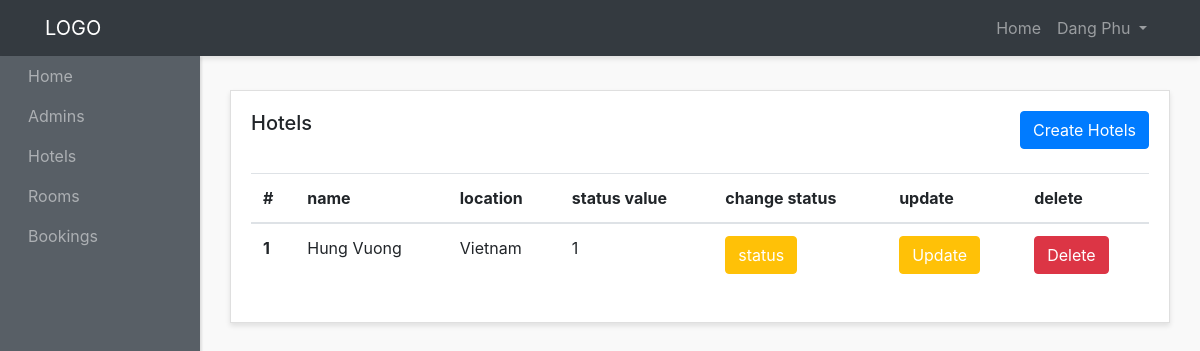
Before: /admin-panel/hotels-admins/show-hotels.php (signed in) with the older database file.
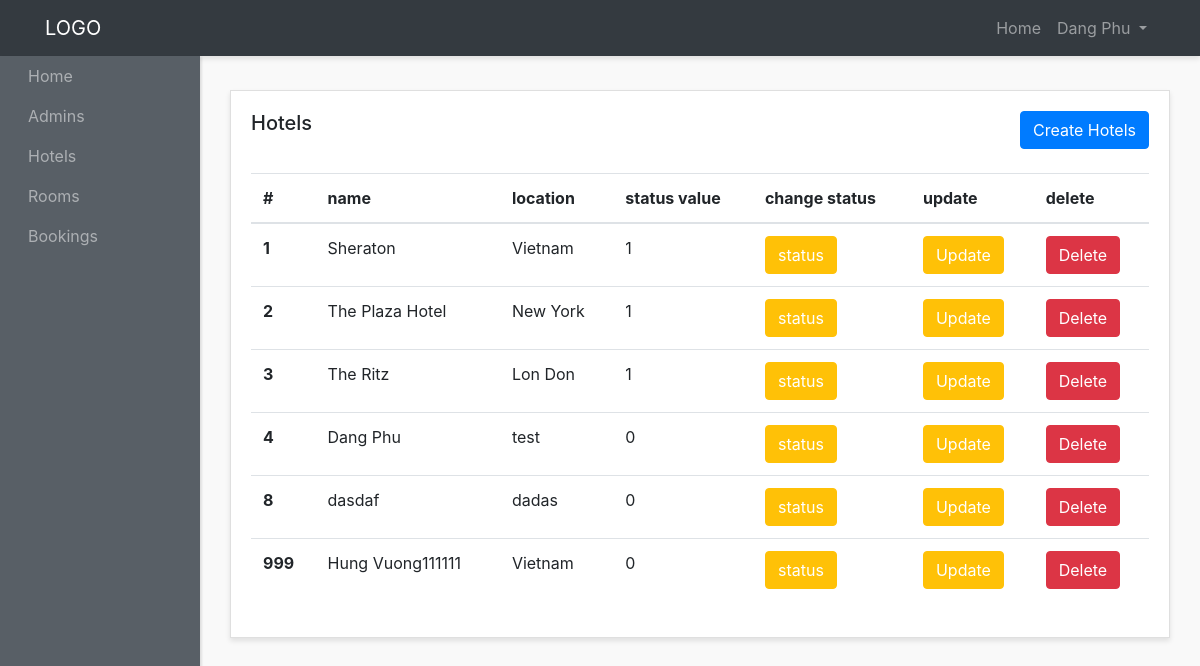
After: the same page with the newer database file.
### tables this page shows
CREATE TABLE `hotels` (
  `id` int(11) NOT NULL,
  `name` varchar(200) NOT NULL,
  `image` varchar(200) NOT NULL,
  `description` text NOT NULL,
  `location` varchar(200) NOT NULL,
  `status` int(11) NOT NULL DEFAULT 1,
  `created_at` timestamp NOT NULL DEFAULT current_timestamp()
);

### admin-panel/hotels-admins/show-hotels.php (the view, shortened to what this page needs)
<?php require "../layouts/header.php" ; ?>
<?php require "../../config/config.php" ; ?>
<?php
  $hotels = $conn->query("SELECT * FROM hotels");
  $hotels->execute();
  $allHotels = $hotels->fetchAll(PDO::FETCH_OBJ);
?>
          <div class="row">
        <div class="col">
          <div class="card">
            <div class="card-body">
              <h5 class="card-title mb-4 d-inline">Hotels</h5>
             <a  href="create-hotels.php" class="btn btn-primary mb-4 text-center float-right">Create Hotels</a>
              <table class="table">
                <thead>
                  <tr>
                    <th scope="col">#</th>
                    <th scope="col">name</th>
                    <th scope="col">location</th>
                    <th scope="col">status value</th>
                    <th scope="col">change status</th>
                    <th scope="col">update</th>
                    <th scope="col">delete</th>
                  </tr>
                </thead>
                <tbody>
                  <?php foreach ( $allHotels as $hotel ) : ?>
                  <tr>
                    <th scope="row"><?php echo $hotel->id; ?></th>
                    <td><?php echo $hotel->name; ?></td>
                    <td><?php echo $hotel->location; ?></td>
                    <td><?php echo $hotel->status; ?></td>
                    <td><a  href="status-hotels.php?id=<?php echo $hotel->id;?>" class="btn btn-warning text-white text-center ">status</a></td>
                    <td><a  href="update-hotels.php?id=<?php echo $hotel->id;?>" class="btn btn-warning text-white text-center ">Update </a></td>
                    <td><a href="delete-hotels.php?id=<?php echo $hotel->id;?>" class="btn btn-danger  text-center ">Delete </a></td>
                  </tr>
                  <?php endforeach; ?>
                </tbody>
              </table>
            </div>
          </div>
        </div>
      </div>
<?php require "../layouts/footer.php" ; ?>

Changed rows visible on the page:
changed hotels id 1: name "Hung Vuong" → "Sheraton"
added hotels: id "2", name "The Plaza Hotel", location "New York", status "1"
added hotels: id "3", name "The Ritz", location "Lon Don", status "1"
added hotels: id "4", name "Dang Phu", location "test", status "0"
added hotels: id "8", name "dasdaf", location "dadas", status "0"
added hotels: id "999", name "Hung Vuong111111", location "Vietnam", status "0"
